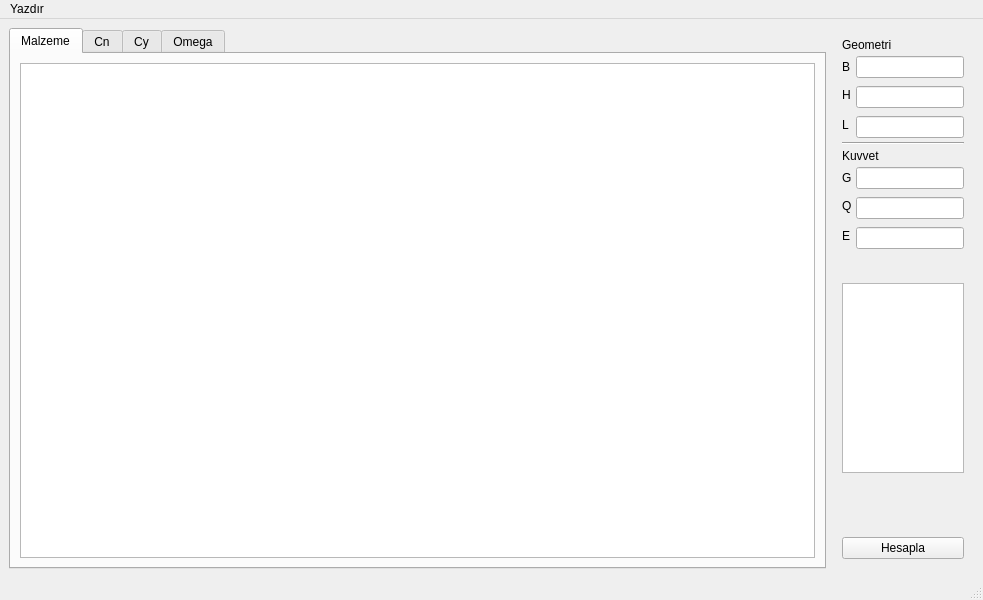
<?xml version="1.0" encoding="UTF-8"?>
<ui version="4.0">
 <class>MainWindow</class>
 <widget class="QMainWindow" name="MainWindow">
  <property name="geometry">
   <rect>
    <x>0</x>
    <y>0</y>
    <width>983</width>
    <height>600</height>
   </rect>
  </property>
  <property name="windowTitle">
   <string>MainWindow</string>
  </property>
  <property name="styleSheet">
   <string notr="true"/>
  </property>
  <widget class="QWidget" name="centralwidget">
   <layout class="QHBoxLayout" name="horizontalLayout_4">
    <item>
     <widget class="QTabWidget" name="tabWidget">
      <property name="sizePolicy">
       <sizepolicy hsizetype="Expanding" vsizetype="Expanding">
        <horstretch>0</horstretch>
        <verstretch>0</verstretch>
       </sizepolicy>
      </property>
      <property name="tabPosition">
       <enum>QTabWidget::North</enum>
      </property>
      <property name="currentIndex">
       <number>0</number>
      </property>
      <widget class="QWidget" name="Malzeme_tab">
       <attribute name="title">
        <string>Malzeme</string>
       </attribute>
       <layout class="QHBoxLayout" name="horizontalLayout">
        <item>
         <widget class="QTableWidget" name="Malzeme_tableWidget">
          <property name="enabled">
           <bool>true</bool>
          </property>
          <property name="editTriggers">
           <set>QAbstractItemView::NoEditTriggers</set>
          </property>
          <property name="selectionMode">
           <enum>QAbstractItemView::SingleSelection</enum>
          </property>
          <property name="selectionBehavior">
           <enum>QAbstractItemView::SelectRows</enum>
          </property>
         </widget>
        </item>
       </layout>
      </widget>
      <widget class="QWidget" name="Cn_tab">
       <attribute name="title">
        <string>Cn</string>
       </attribute>
       <layout class="QHBoxLayout" name="horizontalLayout_2">
        <item>
         <widget class="QTableWidget" name="Cn_tableWidget">
          <property name="editTriggers">
           <set>QAbstractItemView::NoEditTriggers</set>
          </property>
          <property name="selectionMode">
           <enum>QAbstractItemView::SingleSelection</enum>
          </property>
          <property name="selectionBehavior">
           <enum>QAbstractItemView::SelectRows</enum>
          </property>
         </widget>
        </item>
       </layout>
      </widget>
      <widget class="QWidget" name="Cy_tab">
       <attribute name="title">
        <string>Cy</string>
       </attribute>
       <layout class="QHBoxLayout" name="horizontalLayout_3">
        <item>
         <widget class="QTableWidget" name="Cy_tableWidget">
          <property name="editTriggers">
           <set>QAbstractItemView::NoEditTriggers</set>
          </property>
          <property name="selectionMode">
           <enum>QAbstractItemView::SingleSelection</enum>
          </property>
          <property name="selectionBehavior">
           <enum>QAbstractItemView::SelectRows</enum>
          </property>
         </widget>
        </item>
       </layout>
      </widget>
      <widget class="QWidget" name="omega_tab">
       <attribute name="title">
        <string>Omega</string>
       </attribute>
       <layout class="QHBoxLayout" name="horizontalLayout_11">
        <item>
         <widget class="QTableWidget" name="omega_tableWidget">
          <property name="editTriggers">
           <set>QAbstractItemView::NoEditTriggers</set>
          </property>
          <property name="selectionMode">
           <enum>QAbstractItemView::SingleSelection</enum>
          </property>
          <property name="selectionBehavior">
           <enum>QAbstractItemView::SelectRows</enum>
          </property>
         </widget>
        </item>
       </layout>
      </widget>
     </widget>
    </item>
    <item>
     <layout class="QVBoxLayout" name="verticalLayout">
      <property name="spacing">
       <number>4</number>
      </property>
      <property name="leftMargin">
       <number>10</number>
      </property>
      <property name="topMargin">
       <number>10</number>
      </property>
      <property name="rightMargin">
       <number>10</number>
      </property>
      <property name="bottomMargin">
       <number>10</number>
      </property>
      <item>
       <layout class="QGridLayout" name="gridLayout">
        <property name="sizeConstraint">
         <enum>QLayout::SetMinimumSize</enum>
        </property>
        <item row="0" column="0" colspan="3">
         <widget class="QLabel" name="label_Geometri">
          <property name="sizePolicy">
           <sizepolicy hsizetype="Fixed" vsizetype="Fixed">
            <horstretch>0</horstretch>
            <verstretch>0</verstretch>
           </sizepolicy>
          </property>
          <property name="text">
           <string>Geometri</string>
          </property>
         </widget>
        </item>
        <item row="2" column="0" rowspan="2" colspan="3">
         <widget class="QLabel" name="label_h">
          <property name="sizePolicy">
           <sizepolicy hsizetype="Fixed" vsizetype="Fixed">
            <horstretch>0</horstretch>
            <verstretch>0</verstretch>
           </sizepolicy>
          </property>
          <property name="text">
           <string>H</string>
          </property>
         </widget>
        </item>
        <item row="4" column="0" rowspan="2" colspan="3">
         <widget class="QLabel" name="label_l">
          <property name="sizePolicy">
           <sizepolicy hsizetype="Fixed" vsizetype="Fixed">
            <horstretch>0</horstretch>
            <verstretch>0</verstretch>
           </sizepolicy>
          </property>
          <property name="text">
           <string>L</string>
          </property>
         </widget>
        </item>
        <item row="6" column="0" colspan="3">
         <widget class="Line" name="line">
          <property name="orientation">
           <enum>Qt::Horizontal</enum>
          </property>
         </widget>
        </item>
        <item row="7" column="0" colspan="3">
         <widget class="QLabel" name="label_kuvvet">
          <property name="text">
           <string>Kuvvet</string>
          </property>
         </widget>
        </item>
        <item row="8" column="0" colspan="2">
         <widget class="QLabel" name="label_b_2">
          <property name="sizePolicy">
           <sizepolicy hsizetype="Fixed" vsizetype="Fixed">
            <horstretch>0</horstretch>
            <verstretch>0</verstretch>
           </sizepolicy>
          </property>
          <property name="text">
           <string>G</string>
          </property>
         </widget>
        </item>
        <item row="8" column="2">
         <widget class="QLineEdit" name="g_lineEdit">
          <property name="sizePolicy">
           <sizepolicy hsizetype="Minimum" vsizetype="Minimum">
            <horstretch>0</horstretch>
            <verstretch>0</verstretch>
           </sizepolicy>
          </property>
          <property name="baseSize">
           <size>
            <width>0</width>
            <height>0</height>
           </size>
          </property>
         </widget>
        </item>
        <item row="9" column="0" rowspan="2" colspan="3">
         <widget class="QLabel" name="label_h_2">
          <property name="sizePolicy">
           <sizepolicy hsizetype="Fixed" vsizetype="Fixed">
            <horstretch>0</horstretch>
            <verstretch>0</verstretch>
           </sizepolicy>
          </property>
          <property name="text">
           <string>Q</string>
          </property>
         </widget>
        </item>
        <item row="10" column="2">
         <widget class="QLineEdit" name="q_lineEdit">
          <property name="sizePolicy">
           <sizepolicy hsizetype="Minimum" vsizetype="Minimum">
            <horstretch>0</horstretch>
            <verstretch>0</verstretch>
           </sizepolicy>
          </property>
          <property name="baseSize">
           <size>
            <width>0</width>
            <height>0</height>
           </size>
          </property>
         </widget>
        </item>
        <item row="11" column="0" rowspan="2" colspan="3">
         <widget class="QLabel" name="label_l_2">
          <property name="sizePolicy">
           <sizepolicy hsizetype="Fixed" vsizetype="Fixed">
            <horstretch>0</horstretch>
            <verstretch>0</verstretch>
           </sizepolicy>
          </property>
          <property name="text">
           <string>E</string>
          </property>
         </widget>
        </item>
        <item row="12" column="2">
         <widget class="QLineEdit" name="e_lineEdit">
          <property name="sizePolicy">
           <sizepolicy hsizetype="Minimum" vsizetype="Minimum">
            <horstretch>0</horstretch>
            <verstretch>0</verstretch>
           </sizepolicy>
          </property>
          <property name="baseSize">
           <size>
            <width>0</width>
            <height>0</height>
           </size>
          </property>
         </widget>
        </item>
        <item row="1" column="2">
         <widget class="QLineEdit" name="b_lineEdit">
          <property name="sizePolicy">
           <sizepolicy hsizetype="Minimum" vsizetype="Minimum">
            <horstretch>0</horstretch>
            <verstretch>0</verstretch>
           </sizepolicy>
          </property>
          <property name="baseSize">
           <size>
            <width>0</width>
            <height>0</height>
           </size>
          </property>
         </widget>
        </item>
        <item row="3" column="2">
         <widget class="QLineEdit" name="h_lineEdit">
          <property name="sizePolicy">
           <sizepolicy hsizetype="Minimum" vsizetype="Minimum">
            <horstretch>0</horstretch>
            <verstretch>0</verstretch>
           </sizepolicy>
          </property>
          <property name="baseSize">
           <size>
            <width>0</width>
            <height>0</height>
           </size>
          </property>
         </widget>
        </item>
        <item row="5" column="2">
         <widget class="QLineEdit" name="l_lineEdit">
          <property name="sizePolicy">
           <sizepolicy hsizetype="Minimum" vsizetype="Minimum">
            <horstretch>0</horstretch>
            <verstretch>0</verstretch>
           </sizepolicy>
          </property>
          <property name="baseSize">
           <size>
            <width>0</width>
            <height>0</height>
           </size>
          </property>
         </widget>
        </item>
        <item row="1" column="0" colspan="2">
         <widget class="QLabel" name="label_b">
          <property name="sizePolicy">
           <sizepolicy hsizetype="Minimum" vsizetype="Minimum">
            <horstretch>0</horstretch>
            <verstretch>0</verstretch>
           </sizepolicy>
          </property>
          <property name="text">
           <string>B</string>
          </property>
         </widget>
        </item>
       </layout>
      </item>
      <item>
       <spacer name="verticalSpacer_3">
        <property name="orientation">
         <enum>Qt::Vertical</enum>
        </property>
        <property name="sizeHint" stdset="0">
         <size>
          <width>17</width>
          <height>31</height>
         </size>
        </property>
       </spacer>
      </item>
      <item>
       <widget class="QTextEdit" name="textEdit">
        <property name="sizePolicy">
         <sizepolicy hsizetype="Ignored" vsizetype="Maximum">
          <horstretch>0</horstretch>
          <verstretch>0</verstretch>
         </sizepolicy>
        </property>
       </widget>
      </item>
      <item>
       <spacer name="verticalSpacer">
        <property name="orientation">
         <enum>Qt::Vertical</enum>
        </property>
        <property name="sizeHint" stdset="0">
         <size>
          <width>17</width>
          <height>31</height>
         </size>
        </property>
       </spacer>
      </item>
      <item>
       <spacer name="verticalSpacer_2">
        <property name="orientation">
         <enum>Qt::Vertical</enum>
        </property>
        <property name="sizeType">
         <enum>QSizePolicy::Expanding</enum>
        </property>
        <property name="sizeHint" stdset="0">
         <size>
          <width>17</width>
          <height>31</height>
         </size>
        </property>
       </spacer>
      </item>
      <item>
       <widget class="QPushButton" name="hesapla_pushButton">
        <property name="enabled">
         <bool>true</bool>
        </property>
        <property name="sizePolicy">
         <sizepolicy hsizetype="Minimum" vsizetype="Minimum">
          <horstretch>0</horstretch>
          <verstretch>0</verstretch>
         </sizepolicy>
        </property>
        <property name="text">
         <string>Hesapla</string>
        </property>
       </widget>
      </item>
     </layout>
    </item>
   </layout>
  </widget>
  <widget class="QMenuBar" name="menubar">
   <property name="geometry">
    <rect>
     <x>0</x>
     <y>0</y>
     <width>983</width>
     <height>26</height>
    </rect>
   </property>
   <widget class="QMenu" name="menu_yazdir">
    <property name="title">
     <string>Yazdır</string>
    </property>
    <addaction name="actiondocx"/>
    <addaction name="actiona"/>
   </widget>
   <addaction name="menu_yazdir"/>
  </widget>
  <widget class="QStatusBar" name="statusbar"/>
  <action name="actiondocx">
   <property name="text">
    <string>docx</string>
   </property>
  </action>
  <action name="actiona">
   <property name="text">
    <string>a</string>
   </property>
  </action>
 </widget>
 <resources/>
 <connections/>
</ui>
